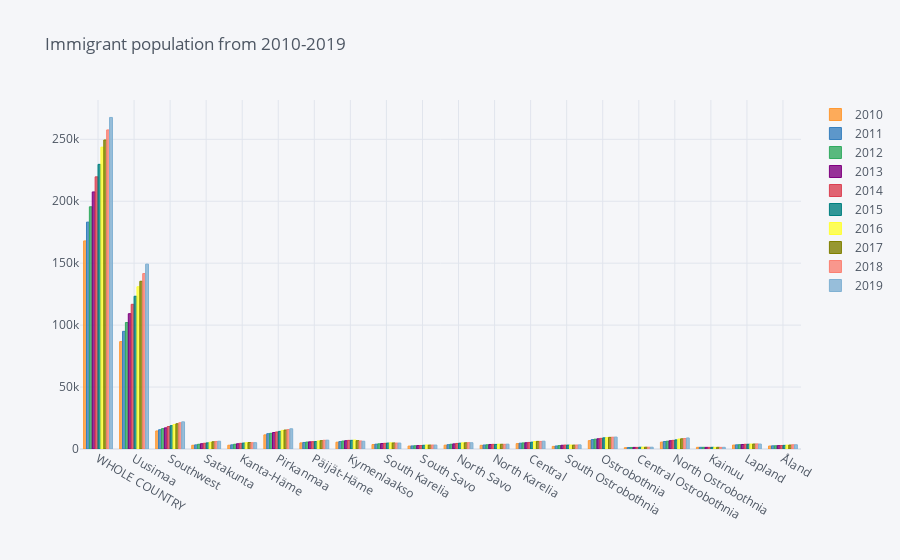

Notebook cell for this chart:
### Code cell
df1.iplot(kind='bar',x='Region',y=['value','Year'],
          categories='Region',
         title='Immigrant population from 2010-2019')

### Figure 1 — Plotly figure (JSON) as saved in the notebook; plotly's stock layout.template omitted (floating-point values rounded to 4 significant figures)
{"data": [{"marker": {"color": "rgba(255, 153, 51, 0.8)", "line": {"color": "rgba(255, 153, 51, 1.0)", "width": 1}}, "name": "2010", "orientation": "v", "text": "", "type": "bar", "x": ["WHOLE COUNTRY", "Uusimaa", "Southwest", "Satakunta", "Kanta-Häme", "Pirkanmaa", "Päijät-Häme", "Kymenlaakso", "South Karelia", "South Savo", "North Savo", "North Karelia", "Central", "South Ostrobothnia", "Ostrobothnia", "Central Ostrobothnia", "North Ostrobothnia", "Kainuu", "Lapland", "Åland"], "y": [167954, 86685, 14570, 3016, 3045, 11411, 4924, 5494, 3597, 2368, 3099, 2987, 4349, 2113, 6750, 1066, 5558, 1354, 3153, 2415]}, {"marker": {"color": "rgba(55, 128, 191, 0.8)", "line": {"color": "rgba(55, 128, 191, 1.0)", "width": 1}}, "name": "2011", "orientation": "v", "text": "", "type": "bar", "x": ["WHOLE COUNTRY", "Uusimaa", "Southwest", "Satakunta", "Kanta-Häme", "Pirkanmaa", "Päijät-Häme", "Kymenlaakso", "South Karelia", "South Savo", "North Savo", "North Karelia", "Central", "South Ostrobothnia", "Ostrobothnia", "Central Ostrobothnia", "North Ostrobothnia", "Kainuu", "Lapland", "Åland"], "y": [183133, 94966, 15553, 3340, 3356, 12351, 5263, 5978, 3908, 2479, 3470, 3235, 4687, 2434, 7608, 1193, 6033, 1360, 3359, 2560]}, {"marker": {"color": "rgba(50, 171, 96, 0.8)", "line": {"color": "rgba(50, 171, 96, 1.0)", "width": 1}}, "name": "2012", "orientation": "v", "text": "", "type": "bar", "x": ["WHOLE COUNTRY", "Uusimaa", "Southwest", "Satakunta", "Kanta-Häme", "Pirkanmaa", "Päijät-Häme", "Kymenlaakso", "South Karelia", "South Savo", "North Savo", "North Karelia", "Central", "South Ostrobothnia", "Ostrobothnia", "Central Ostrobothnia", "North Ostrobothnia", "Kainuu", "Lapland", "Åland"], "y": [195511, 102118, 16443, 3805, 3836, 12663, 5595, 6411, 4179, 2635, 3854, 3400, 4902, 2743, 7943, 1255, 6286, 1360, 3473, 2610]}, {"marker": {"color": "rgba(128, 0, 128, 0.8)", "line": {"color": "rgba(128, 0, 128, 1.0)", "width": 1}}, "name": "2013", "orientation": "v", "text": "", "type": "bar", "x": ["WHOLE COUNTRY", "Uusimaa", "Southwest", "Satakunta", "Kanta-Häme", "Pirkanmaa", "Päijät-Häme", "Kymenlaakso", "South Karelia", "South Savo", "North Savo", "North Karelia", "Central", "South Ostrobothnia", "Ostrobothnia", "Central Ostrobothnia", "North Ostrobothnia", "Kainuu", "Lapland", "Åland"], "y": [207511, 109213, 17084, 4268, 4237, 13305, 5789, 6685, 4421, 2752, 4128, 3654, 5059, 3004, 8252, 1293, 6676, 1328, 3642, 2721]}, {"marker": {"color": "rgba(219, 64, 82, 0.8)", "line": {"color": "rgba(219, 64, 82, 1.0)", "width": 1}}, "name": "2014", "orientation": "v", "text": "", "type": "bar", "x": ["WHOLE COUNTRY", "Uusimaa", "Southwest", "Satakunta", "Kanta-Häme", "Pirkanmaa", "Päijät-Häme", "Kymenlaakso", "South Karelia", "South Savo", "North Savo", "North Karelia", "Central", "South Ostrobothnia", "Ostrobothnia", "Central Ostrobothnia", "North Ostrobothnia", "Kainuu", "Lapland", "Åland"], "y": [219675, 116791, 18161, 4631, 4566, 13738, 5894, 6949, 4588, 2830, 4472, 3747, 5303, 3165, 8599, 1292, 6983, 1335, 3794, 2837]}, {"marker": {"color": "rgba(0, 128, 128, 0.8)", "line": {"color": "rgba(0, 128, 128, 1.0)", "width": 1}}, "name": "2015", "orientation": "v", "text": "", "type": "bar", "x": ["WHOLE COUNTRY", "Uusimaa", "Southwest", "Satakunta", "Kanta-Häme", "Pirkanmaa", "Päijät-Häme", "Kymenlaakso", "South Karelia", "South Savo", "North Savo", "North Karelia", "Central", "South Ostrobothnia", "Ostrobothnia", "Central Ostrobothnia", "North Ostrobothnia", "Kainuu", "Lapland", "Åland"], "y": [229765, 123300, 18834, 4941, 4794, 14208, 5993, 6986, 4764, 2997, 4697, 3697, 5515, 3147, 9002, 1424, 7355, 1357, 3827, 2927]}, {"marker": {"color": "rgba(255, 255, 51, 0.8)", "line": {"color": "rgba(255, 255, 51, 1.0)", "width": 1}}, "name": "2016", "orientation": "v", "text": "", "type": "bar", "x": ["WHOLE COUNTRY", "Uusimaa", "Southwest", "Satakunta", "Kanta-Häme", "Pirkanmaa", "Päijät-Häme", "Kymenlaakso", "South Karelia", "South Savo", "North Savo", "North Karelia", "Central", "South Ostrobothnia", "Ostrobothnia", "Central Ostrobothnia", "North Ostrobothnia", "Kainuu", "Lapland", "Åland"], "y": [243639, 130963, 19814, 5479, 5079, 15040, 6524, 7218, 4974, 3241, 4974, 3881, 6026, 3180, 9174, 1537, 8054, 1395, 3994, 3092]}, {"marker": {"color": "rgba(128, 128, 0, 0.8)", "line": {"color": "rgba(128, 128, 0, 1.0)", "width": 1}}, "name": "2017", "orientation": "v", "text": "", "type": "bar", "x": ["WHOLE COUNTRY", "Uusimaa", "Southwest", "Satakunta", "Kanta-Häme", "Pirkanmaa", "Päijät-Häme", "Kymenlaakso", "South Karelia", "South Savo", "North Savo", "North Karelia", "Central", "South Ostrobothnia", "Ostrobothnia", "Central Ostrobothnia", "North Ostrobothnia", "Kainuu", "Lapland", "Åland"], "y": [249452, 135412, 20408, 5833, 5206, 15308, 6730, 6706, 4882, 3172, 5011, 3819, 6152, 3150, 9400, 1461, 8231, 1376, 4013, 3182]}, {"marker": {"color": "rgba(251, 128, 114, 0.8)", "line": {"color": "rgba(251, 128, 114, 1.0)", "width": 1}}, "name": "2018", "orientation": "v", "text": "", "type": "bar", "x": ["WHOLE COUNTRY", "Uusimaa", "Southwest", "Satakunta", "Kanta-Häme", "Pirkanmaa", "Päijät-Häme", "Kymenlaakso", "South Karelia", "South Savo", "North Savo", "North Karelia", "Central", "South Ostrobothnia", "Ostrobothnia", "Central Ostrobothnia", "North Ostrobothnia", "Kainuu", "Lapland", "Åland"], "y": [257572, 141597, 21185, 6095, 5059, 15679, 7032, 6493, 4776, 3191, 5091, 3774, 6121, 3227, 9519, 1425, 8483, 1327, 4102, 3396]}, {"marker": {"color": "rgba(128, 177, 211, 0.8)", "line": {"color": "rgba(128, 177, 211, 1.0)", "width": 1}}, "name": "2019", "orientation": "v", "text": "", "type": "bar", "x": ["WHOLE COUNTRY", "Uusimaa", "Southwest", "Satakunta", "Kanta-Häme", "Pirkanmaa", "Päijät-Häme", "Kymenlaakso", "South Karelia", "South Savo", "North Savo", "North Karelia", "Central", "South Ostrobothnia", "Ostrobothnia", "Central Ostrobothnia", "North Ostrobothnia", "Kainuu", "Lapland", "Åland"], "y": [267629, 149253, 21913, 6280, 5118, 16329, 7134, 6270, 4785, 3180, 5050, 3909, 6309, 3344, 9634, 1447, 8908, 1357, 3988, 3421]}], "layout": {"legend": {"bgcolor": "#F5F6F9", "font": {"color": "#4D5663"}}, "paper_bgcolor": "#F5F6F9", "plot_bgcolor": "#F5F6F9", "title": {"font": {"color": "#4D5663"}, "text": "Immigrant population from 2010-2019"}, "xaxis": {"gridcolor": "#E1E5ED", "showgrid": true, "tickfont": {"color": "#4D5663"}, "title": {"font": {"color": "#4D5663"}, "text": ""}, "zerolinecolor": "#E1E5ED"}, "yaxis": {"gridcolor": "#E1E5ED", "showgrid": true, "tickfont": {"color": "#4D5663"}, "title": {"font": {"color": "#4D5663"}, "text": ""}, "zerolinecolor": "#E1E5ED"}}}
